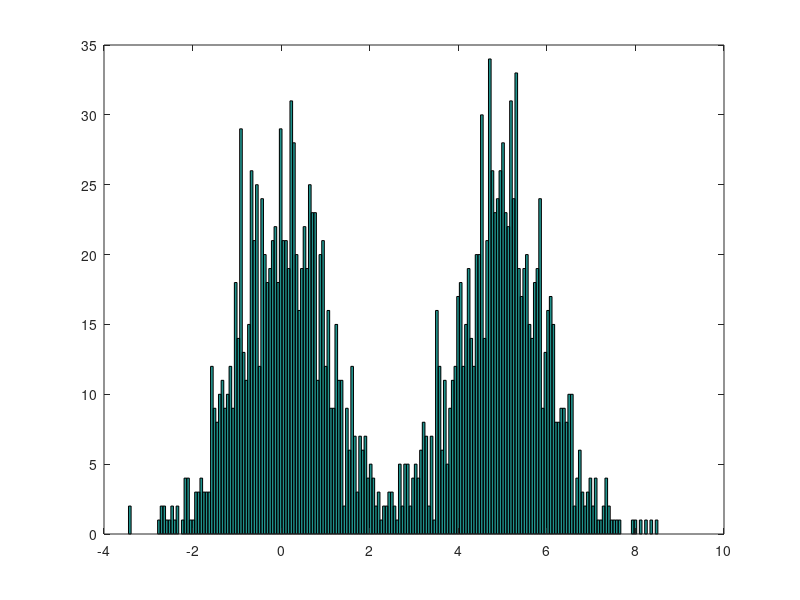

Recreate this plot in MATLAB. (Note: this script raises an error after producing the figure.)
function test_isocut_w

close all;

N0=1000;

X1=randn(1,N0);
X2=randn(1,N0)+5;
X=cat(2,X1,X2);
X=sort(X);
figure; hist(X,200);

[X_thin_inds,weights]=thin(X,500);
X_thin=X(1,X_thin_inds);

figure; hist(X_thin,100);
title('X thin');
figure; plot(weights);
title('weights');

cutpoint=isocut_w_dev(X_thin,weights,1.5)

function cutpoint=isocut_w_dev(X,weights,thresh)

cutpoint=0;

[X,inds]=sort(X);
weights=weights(inds);

spacings_weights=(weights(1:end-1)+weights(2:end))/2;

spacings=X(2:end)-X(1:end-1);
spacings=spacings./spacings_weights;
figure; plot(spacings);
title('spacings');

spacings_fit=jisotonic(spacings,'downup');
figure; plot(spacings_fit);
title('spacings fit');

spacings_resid=spacings./spacings_fit;
figure; plot(spacings_resid);
title('spacings resid');

spacings_resid_fit=jisotonic(spacings_resid,'updown');
figure; plot(spacings_resid_fit);
title('spacings resid fit');